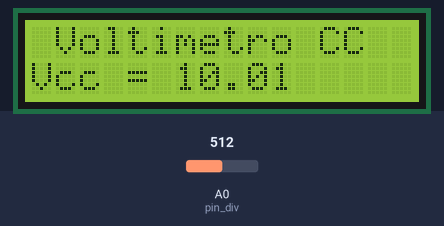
The sketch below on a simulated Arduino Uno, built with avr-gcc and run on an emulated ATmega328P. Shown: 16×2 character LCD. Inputs (shaded band) come from the test bench; at power-on: A0 (pin_div) = 512.

Above: at 1.2 s.
1.3 s: A0 (pin_div) set to 716
At 2.5 s:
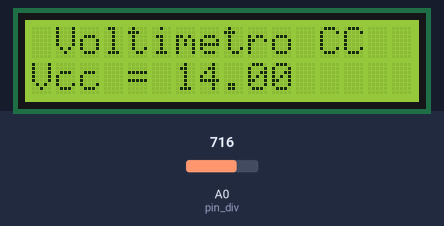
3.6 s: A0 (pin_div) set to 900
At 4.9 s:
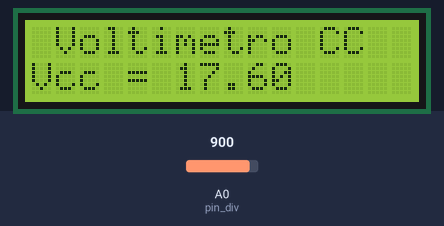
5.6 s: A0 (pin_div) set to 1023
At 7.2 s:
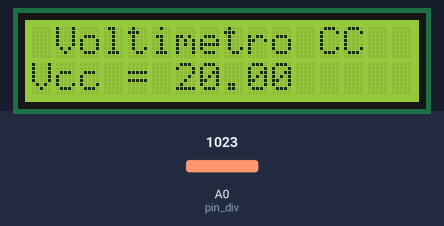
Timing chart, 0 to 8.7 s (numbered marks = the images above; inputs shaded):
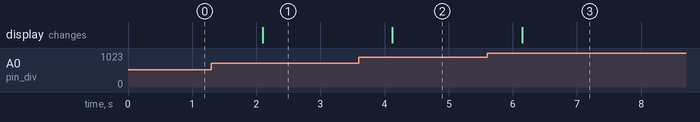

The sketch:

programa_para_medir_tensao_cc.ino
```cpp
// TÍTULO: Programa Para Medir Tensão CC
// AUTOR: Ângelo Meneguini

#include <LiquidCrystal.h>                     // Inclui a biblioteca para o display de lcd

#define pin_div A0                             // Defini o pino analógico A0 como entrada da tensão
float R1 = 30000.0;                            // Valor do resistor R1 para o cálculo da tensão
float R2 = 10000.0;                            // Valor do resistor R2 para o cálculo da tensão
float v_cc[50];                                // Declara v_cc como um vetor de 50 posições

LiquidCrystal lcd(12, 11, 5, 4, 3, 2);         // Informa a biblioteca quais pinos digitais são reservados para acionar o display

void setup() {

  pinMode(pin_div, INPUT);                     // Configura a porta A0 como entrada analógica

  lcd.begin(16,2);                             // Inicia o display informando o tipo de display, 16x2
  lcd.clear();                                 // Limpa os dados em cache do display
  lcd.setCursor(1,0);                          // Posiciona o cursor para coluna 2, linha 1
  lcd.print("Voltimetro CC");                  // Inprime no display o tipo de protótipo, Voltímetro CC
} // fim do setup

void loop() {

  float v_lido = 0;                            // Declara uma variável para leitura dos valores analógicos
  float v_medido = 0;                          // Variável que armazenará a média das amostras da tensão cc

  for(int i = 0; i < 50; i++)                  // Armaneza no vetor v_cc a tensão de entrada, em 50 espaços de memória
  {
    v_lido = analogRead(pin_div);              // Lê o valor analógico e armazena na variável v_lido

    v_cc[i] = (5*v_lido*(R1 + R2))/(R2*1023);  // Faz o cálculo da tensão medida correspondente a leitura analógica
  } // fim laço for
  for(int i = 0; i < 50; i++)                  // Calcula a soma de todos os valores de tensão cc armazenados em v_cc
  {
    v_medido = v_medido + v_cc[i];             // Somas dos valores de tensão medidos
  } // fim laço for

  v_medido = (v_medido/50);                    // Calcula a média de todos os valores de tensão

  lcd.setCursor(0,1);                          // Posiciona o cursor na coluna 1, linha 2
  lcd.print("Vcc = ");                         // Inprime o texto Vcc =
  lcd.setCursor(6,1);                          // Posiciona o cursor na coluna 7, linha 2
  lcd.print(v_medido);                         // Imprime o valor da tensão calculada, que corresponderá a tensão medida

  delay(1000);                                 // Espera por 1 segundo

} // fim do loop
```

Measured:
- after the input at 1.3 s, the display: changes after 0.80 s (image 1)
- after the input at 3.6 s, the display: changes after 0.52 s (image 2)
- after the input at 5.6 s, the display: changes after 0.55 s (image 3)
